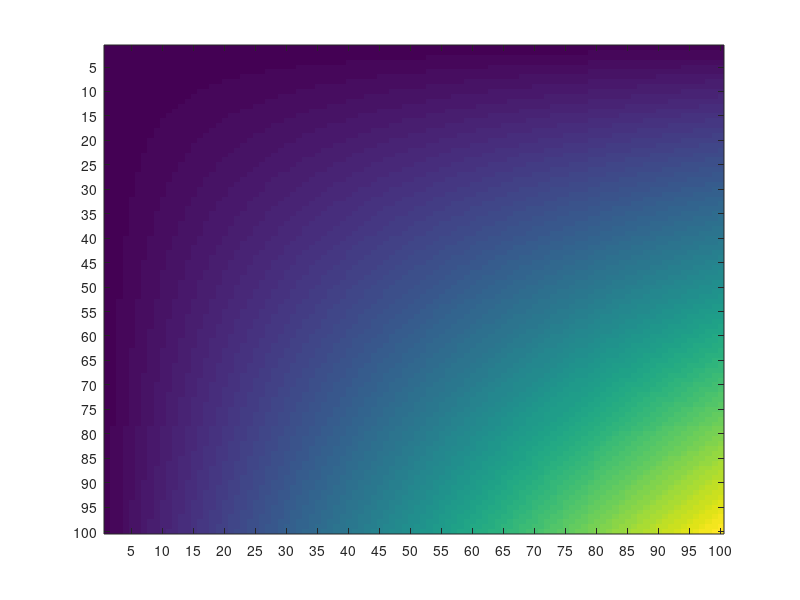

This chart was generated by the following MATLAB code: (Note: this script raises an error after producing the figure.)
function pPxl(X,XLbl,YLbl,Ttl,IsBW,Dmn);
%function pPxl(X,XLbl,YLbl,Ttl,IsBW,Dmn);
%
%Shell Projects & Technology, Statistics & Chemometrics
%Philip Jonathan
%June 2010
%
%Overview: General-purpose "pixel" checker-board pseudo-colour plotting for rectangular array X
%1 Works with 0 (test), 1 (basic plot) or 5 (full spec) arguments
%2 No interpolation performed. Simply plots colour level corresponding to the values in X
%
%NOTE: Top left hand corner corresponds to X(1,1), top right hand corner to X(1,p). That is, we are in "axis ij" or "MATRIX" mode
%      Geographically, X(1,1) is the North-East corner of the domain, and X(1,p) is North-West. That is, plots produced with North vertically upwards and West to the left.
%
%Input
% X    Rectangular array (n x p) to visualise
% XLbl X LaBeL (n x 1); one value for each level of X
% YLbl Y LaBeL (p x 1); one value for each level of Y
% Ttl  Title (text string)
% IsBW IS Black and White (=0 == plot in colour, =1 == plot in greyscale)
% Dmn  DoMaiN for values to plot (defines limits of colours / greyscale if present)
%
%Output
% No data output

if nargin==0;
  n=100;	p=100;	X=(1:n)'*(1:p)+5;	XLbl=(1:n)';	YLbl=(1:p)';	Ttl='TestPixelPlot'; IsBW=0; Dmn=[-2000;12000];
elseif nargin==1;
  [n,p]=size(X); XLbl=(1:n)';	YLbl=(1:p)';	Ttl=''; IsBW=0; Dmn=NaN;
elseif nargin==3;
  Ttl=''; IsBW=0; Dmn=NaN;
elseif nargin==5
  Dmn=NaN;
elseif nargin<6;
  return;
end;

[n,p]=size(X);
if isnan(Dmn)==1;
  MnmX=min(min(X));
  MxmX=max(max(X));
else;
  MnmX=Dmn(1);
  MxmX=Dmn(2);
end;

imagesc(X');

if 1;
  
  nTck=20;
  LblSpcX=max(floor(n/nTck),1);
  LblSpcY=max(floor(p/nTck),1);
  
  t=(LblSpcX:LblSpcX:n)'; XLbl=[t XLbl(t)];
  t=(LblSpcY:LblSpcY:p)'; YLbl=[t YLbl(t)];
  set(gca,'XTick',XLbl(:,1),'XTickLabel',XLbl(:,2));
  set(gca,'YTick',YLbl(:,1),'YTickLabel',YLbl(:,2));

else;
  
  set(gca,'XTick',(1:length(XLbl)),'XTickLabel',XLbl);
  set(gca,'YTick',(1:length(YLbl)),'YTickLabel',YLbl);

end;
if IsBW==1;
  colormap(gray);
else;
  colormap('default');
end;

pClrBar([MnmX MxmX],10);

set(gca,'FontSize',10,'FontName','Garamond');grid off;
set(gca,'TickDir','out');
title(Ttl);

set(gcf,'Renderer','painters'); %required for printing using pGI

return;